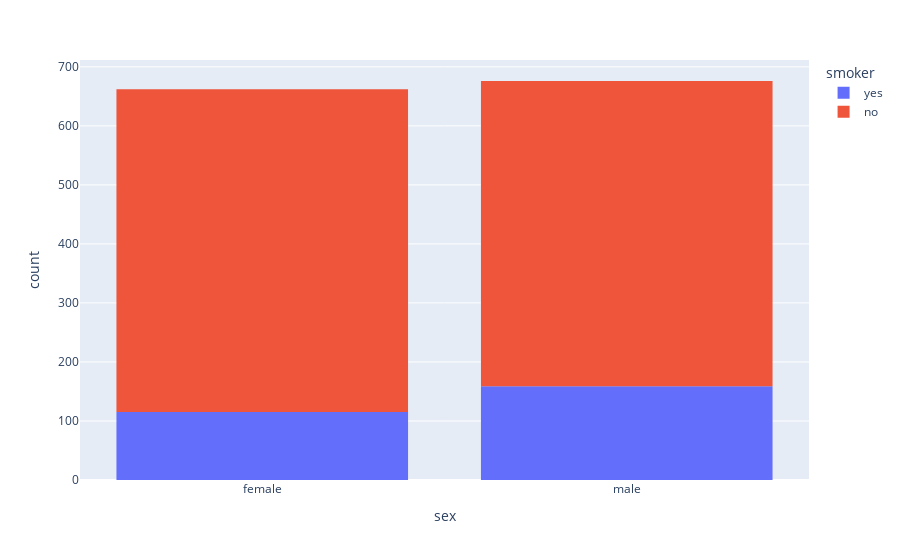

Notebook source saved alongside this figure:
### Markdown cell above
### EDA

### Code cell
px.histogram(df, x='sex', color='smoker')

### Figure 1 — Plotly figure (JSON) as saved in the notebook; plotly's stock layout.template omitted (floating-point values rounded to 4 significant figures; data arrays with more than 128 entries replaced by an {"elided": "..."} marker saying what was removed)
{"data": [{"alignmentgroup": "True", "bingroup": "x", "hovertemplate": "smoker=yes<br>sex=%{x}<br>count=%{y}<extra></extra>", "legendgroup": "yes", "marker": {"color": "#636efa", "pattern": {"shape": ""}}, "name": "yes", "offsetgroup": "yes", "orientation": "v", "showlegend": true, "type": "histogram", "x": {"elided": "274 str values"}, "xaxis": "x", "yaxis": "y"}, {"alignmentgroup": "True", "bingroup": "x", "hovertemplate": "smoker=no<br>sex=%{x}<br>count=%{y}<extra></extra>", "legendgroup": "no", "marker": {"color": "#EF553B", "pattern": {"shape": ""}}, "name": "no", "offsetgroup": "no", "orientation": "v", "showlegend": true, "type": "histogram", "x": {"elided": "1064 str values"}, "xaxis": "x", "yaxis": "y"}], "layout": {"barmode": "relative", "legend": {"title": {"text": "smoker"}, "tracegroupgap": 0}, "margin": {"t": 60}, "xaxis": {"anchor": "y", "domain": [0, 1], "title": {"text": "sex"}}, "yaxis": {"anchor": "x", "domain": [0, 1], "title": {"text": "count"}}}}
